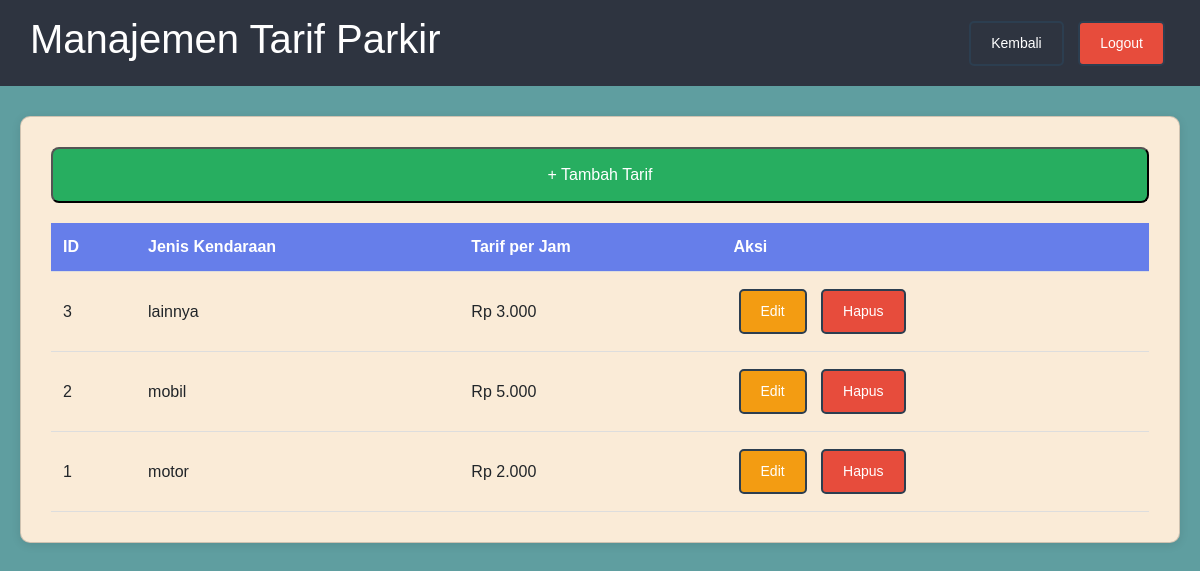
/admin/tarif.php (signed in), run on the app's committed database.
### tables this page shows
CREATE TABLE IF NOT EXISTS tb_tarif (
    id_tarif INT(11) AUTO_INCREMENT PRIMARY KEY,
    jenis_kendaraan ENUM('motor', 'mobil', 'lainnya') NOT NULL,
    tarif_per_jam DECIMAL(10,0) NOT NULL
);

### admin/tarif.php (the view, shortened to what this page needs)
<?php
require '../koneksi.php';
$result = mysqli_query($conn, "SELECT * FROM tb_tarif ORDER BY id_tarif DESC");
?>
<!DOCTYPE html>
<html lang="id">
<head>
    <link href="https://cdn.jsdelivr.net/npm/bootstrap@5.3.8/dist/css/bootstrap.min.css" rel="stylesheet"
>
</head>
<body>
    <div class="header">
        <h1>Manajemen Tarif Parkir</h1>
        <div>
            <a href="../dashboard.php" class="btn">Kembali</a>
            <a href="../logout.php" class="btn btn-danger">Logout</a>
        </div>
    </div>
    <div class="container">
        <div class="card">
            <button class="btn-tambah" onclick="document.getElementById('modalTambah').style.display='block'">+
                Tambah Tarif</button>
            <table>
                <thead>
                    <tr>
                        <th>ID</th>
                        <th>Jenis Kendaraan</th>
                        <th>Tarif per Jam</th>
                        <th>Aksi</th>
                    </tr>
                </thead>
                <tbody>
                    <?php while ($row = mysqli_fetch_assoc($result)): ?>
                        <tr>
                            <td><?php echo $row['id_tarif']; ?></td>
                            <td><?php echo $row['jenis_kendaraan']; ?></td>
                            <td>Rp <?php echo number_format($row['tarif_per_jam'], 0, ',', '.'); ?></td>
                            <td>
                                <button class="btn"
                                    onclick="editTarif(<?php echo $row['id_tarif']; ?>, '<?php echo $row['jenis_kendaraan']; ?>', <?php echo $row['tarif_per_jam']; ?>)"
                                    style="background: #f39c12;">Edit</button>
                                <form method="POST" style="display: inline;"
                                    onsubmit="return confirm('Yakin ingin menghapus?');">
                                    <button type="submit" name="hapus" class="btn btn-danger">Hapus</button>
                                </form>
                            </td>
                        </tr>
                    <?php endwhile; ?>
                </tbody>
            </table>
        </div>
    </div>
</body>
</html>

### admin/tarif.php (style rules this page uses)
* { margin: 0; padding: 0; box-sizing: border-box; }
body { font-family: Arial, sans-serif; background: cadetblue; }
.header { background: #2E3440; color: white; padding: 15px 30px; display: flex; justify-content: space-between; align-items: center; }
.container { max-width: 1200px; margin: 30px auto; padding: 0 20px; }
.card { background: antiquewhite; padding: 30px; border-radius: 10px; box-shadow: 0 2px 10px rgba(0, 0, 0, 0.1); margin-bottom: 30px; }
.btn-tambah { padding: 14px 20px; font-size: 16px; border-radius: 8px; background-color: #27ae60; color: white; }
.btn { display: inline-block; padding: 10px 20px; background: transparent; color: white; text-decoration: none; border-radius: 5px; border: 2px solid #2c3e50; cursor: pointer; font-size: 14px; margin: 5px; }
.btn-danger { background: #e74c3c; }
table { width: 100%; border-collapse: collapse; margin-top: 20px; }
th, td { padding: 12px; text-align: left; border-bottom: 1px solid #ddd; }
th { background: #667eea; color: white; }

### data on the page
tb_tarif: id_tarif "3", jenis_kendaraan "lainnya", tarif_per_jam "3.000"
tb_tarif: id_tarif "2", jenis_kendaraan "mobil", tarif_per_jam "5.000"
tb_tarif: id_tarif "1", jenis_kendaraan "motor", tarif_per_jam "2.000"
